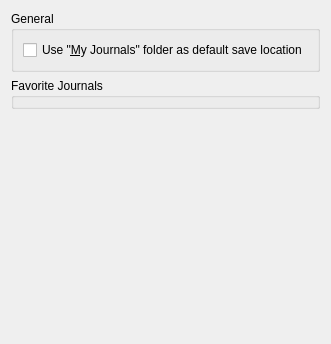
<?xml version="1.0" encoding="UTF-8"?>
<ui version="4.0">
 <class>ConfigurationSQLite</class>
 <widget class="QWidget" name="ConfigurationSQLite">
  <property name="geometry">
   <rect>
    <x>0</x>
    <y>0</y>
    <width>310</width>
    <height>344</height>
   </rect>
  </property>
  <property name="windowTitle">
   <string>Form</string>
  </property>
  <layout class="QVBoxLayout" name="verticalLayout_2">
   <item>
    <widget class="QGroupBox" name="groupBox">
     <property name="title">
      <string>General</string>
     </property>
     <layout class="QVBoxLayout" name="verticalLayout">
      <item>
       <widget class="QCheckBox" name="UseMyJournals">
        <property name="text">
         <string>Use &quot;&amp;My Journals&quot; folder as default save location</string>
        </property>
       </widget>
      </item>
     </layout>
    </widget>
   </item>
   <item>
    <widget class="QGroupBox" name="groupBox_2">
     <property name="title">
      <string>Favorite Journals</string>
     </property>
    </widget>
   </item>
   <item>
    <spacer name="verticalSpacer">
     <property name="orientation">
      <enum>Qt::Vertical</enum>
     </property>
     <property name="sizeHint" stdset="0">
      <size>
       <width>20</width>
       <height>248</height>
      </size>
     </property>
    </spacer>
   </item>
  </layout>
 </widget>
 <resources/>
 <connections/>
</ui>
